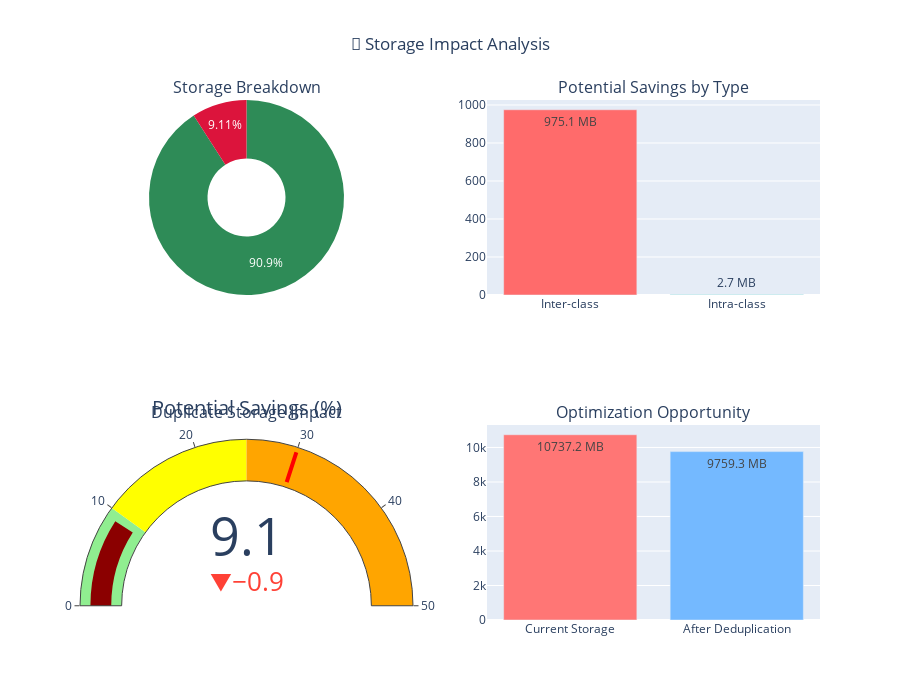

Here is the notebook cell this chart was saved with:
### Code cell
# Storage impact visualization
def visualize_storage_impact(duplicate_stats, image_df):
    if duplicate_stats['total_images'] == 0:
        return
    
    # Calculate storage metrics
    total_storage = image_df[image_df['has_download_data'] == True]['bytes'].sum() / 1048576  # MB
    
    # Estimate duplicate storage
    inter_storage = 0
    intra_storage = 0
    
    for hash_val, info in duplicate_stats['inter_class_duplicates'].items():
        hash_images = image_df[image_df['hash'] == hash_val]
        if len(hash_images) > 0:
            file_size = hash_images.iloc[0]['bytes'] / 1048576
            inter_storage += file_size * (info['count'] - 1)
    
    for hash_val, info in duplicate_stats['intra_class_duplicates'].items():
        hash_images = image_df[image_df['hash'] == hash_val]
        if len(hash_images) > 0:
            file_size = hash_images.iloc[0]['bytes'] / 1048576
            intra_storage += file_size * (info['count'] - 1)
    
    total_duplicate_storage = inter_storage + intra_storage
    unique_storage = total_storage - total_duplicate_storage
    
    # Create storage impact visualization
    fig = make_subplots(
        rows=2, cols=2,
        subplot_titles=(
            'Storage Breakdown',
            'Potential Savings by Type',
            'Duplicate Storage Impact',
            'Optimization Opportunity'
        ),
        specs=[[{"type": "pie"}, {"type": "bar"}],
               [{"type": "indicator"}, {"type": "bar"}]]
    )
    
    # Storage breakdown pie chart
    fig.add_trace(
        go.Pie(
            labels=['Unique Content', 'Duplicate Content'],
            values=[unique_storage, total_duplicate_storage],
            hole=0.4,
            marker_colors=['#2E8B57', '#DC143C']
        ),
        row=1, col=1
    )
    
    # Potential savings by type
    fig.add_trace(
        go.Bar(
            x=['Inter-class', 'Intra-class'],
            y=[inter_storage, intra_storage],
            text=[f"{inter_storage:.1f} MB", f"{intra_storage:.1f} MB"],
            textposition='auto',
            marker_color=['#FF6B6B', '#4ECDC4']
        ),
        row=1, col=2
    )
    
    # Storage impact indicator
    savings_percentage = (total_duplicate_storage / total_storage * 100) if total_storage > 0 else 0
    
    fig.add_trace(
        go.Indicator(
            mode="gauge+number+delta",
            value=savings_percentage,
            title={'text': "Potential Savings (%)"},
            gauge={
                'axis': {'range': [0, 50]},
                'bar': {'color': "darkred"},
                'steps': [
                    {'range': [0, 10], 'color': "lightgreen"},
                    {'range': [10, 25], 'color': "yellow"},
                    {'range': [25, 50], 'color': "orange"}
                ],
                'threshold': {
                    'line': {'color': "red", 'width': 4},
                    'thickness': 0.75,
                    'value': 30
                }
            },
            delta={'reference': 10, 'valueformat': ".1f"}
        ),
        row=2, col=1
    )
    
    # Optimization comparison
    fig.add_trace(
        go.Bar(
            x=['Current Storage', 'After Deduplication'],
            y=[total_storage, unique_storage],
            text=[f"{total_storage:.1f} MB", f"{unique_storage:.1f} MB"],
            textposition='auto',
            marker_color=['#FF7675', '#74B9FF']
        ),
        row=2, col=2
    )
    
    fig.update_layout(
        title_text="💾 Storage Impact Analysis",
        title_x=0.5,
        height=700,
        showlegend=False
    )
    
    fig.show()
    
    print(f"💾 STORAGE IMPACT SUMMARY:")
    print(f"   📦 Total Storage: {total_storage:.1f} MB")
    print(f"   ✅ Unique Content: {unique_storage:.1f} MB ({unique_storage/total_storage*100:.1f}%)")
    print(f"   🔄 Duplicate Content: {total_duplicate_storage:.1f} MB ({savings_percentage:.1f}%)")
    print(f"   💰 Potential Savings: {total_duplicate_storage:.1f} MB")
    print(f"   🔀 Inter-class waste: {inter_storage:.1f} MB")
    print(f"   🔁 Intra-class waste: {intra_storage:.1f} MB")

if duplicate_stats['total_images'] > 0:
    visualize_storage_impact(duplicate_stats, downloaded_df)

### Figure 1 — Plotly figure (JSON) as saved in the notebook; plotly's stock layout.template omitted (floating-point values rounded to 4 significant figures)
{"data": [{"domain": {"x": [0, 0.45], "y": [0.625, 1]}, "hole": 0.4, "labels": ["Unique Content", "Duplicate Content"], "marker": {"colors": ["#2E8B57", "#DC143C"]}, "type": "pie", "values": [9759.0, 977.9]}, {"marker": {"color": ["#FF6B6B", "#4ECDC4"]}, "text": ["975.1 MB", "2.7 MB"], "textposition": "auto", "type": "bar", "x": ["Inter-class", "Intra-class"], "xaxis": "x", "y": [975.1, 2.741], "yaxis": "y"}, {"delta": {"reference": 10, "valueformat": ".1f"}, "domain": {"x": [0, 0.45], "y": [0, 0.375]}, "gauge": {"axis": {"range": [0, 50]}, "bar": {"color": "darkred"}, "steps": [{"color": "lightgreen", "range": [0, 10]}, {"color": "yellow", "range": [10, 25]}, {"color": "orange", "range": [25, 50]}], "threshold": {"line": {"color": "red", "width": 4}, "thickness": 0.75, "value": 30}}, "mode": "gauge+number+delta", "title": {"text": "Potential Savings (%)"}, "type": "indicator", "value": 9.107}, {"marker": {"color": ["#FF7675", "#74B9FF"]}, "text": ["10737.2 MB", "9759.3 MB"], "textposition": "auto", "type": "bar", "x": ["Current Storage", "After Deduplication"], "xaxis": "x2", "y": [10740.0, 9759.0], "yaxis": "y2"}], "layout": {"annotations": [{"font": {"size": 16}, "showarrow": false, "text": "Storage Breakdown", "x": 0.225, "xanchor": "center", "xref": "paper", "y": 1, "yanchor": "bottom", "yref": "paper"}, {"font": {"size": 16}, "showarrow": false, "text": "Potential Savings by Type", "x": 0.775, "xanchor": "center", "xref": "paper", "y": 1, "yanchor": "bottom", "yref": "paper"}, {"font": {"size": 16}, "showarrow": false, "text": "Duplicate Storage Impact", "x": 0.225, "xanchor": "center", "xref": "paper", "y": 0.375, "yanchor": "bottom", "yref": "paper"}, {"font": {"size": 16}, "showarrow": false, "text": "Optimization Opportunity", "x": 0.775, "xanchor": "center", "xref": "paper", "y": 0.375, "yanchor": "bottom", "yref": "paper"}], "height": 700, "showlegend": false, "title": {"text": "💾 Storage Impact Analysis", "x": 0.5}, "xaxis": {"anchor": "y", "domain": [0.55, 1]}, "xaxis2": {"anchor": "y2", "domain": [0.55, 1]}, "yaxis": {"anchor": "x", "domain": [0.625, 1]}, "yaxis2": {"anchor": "x2", "domain": [0, 0.375]}}}
